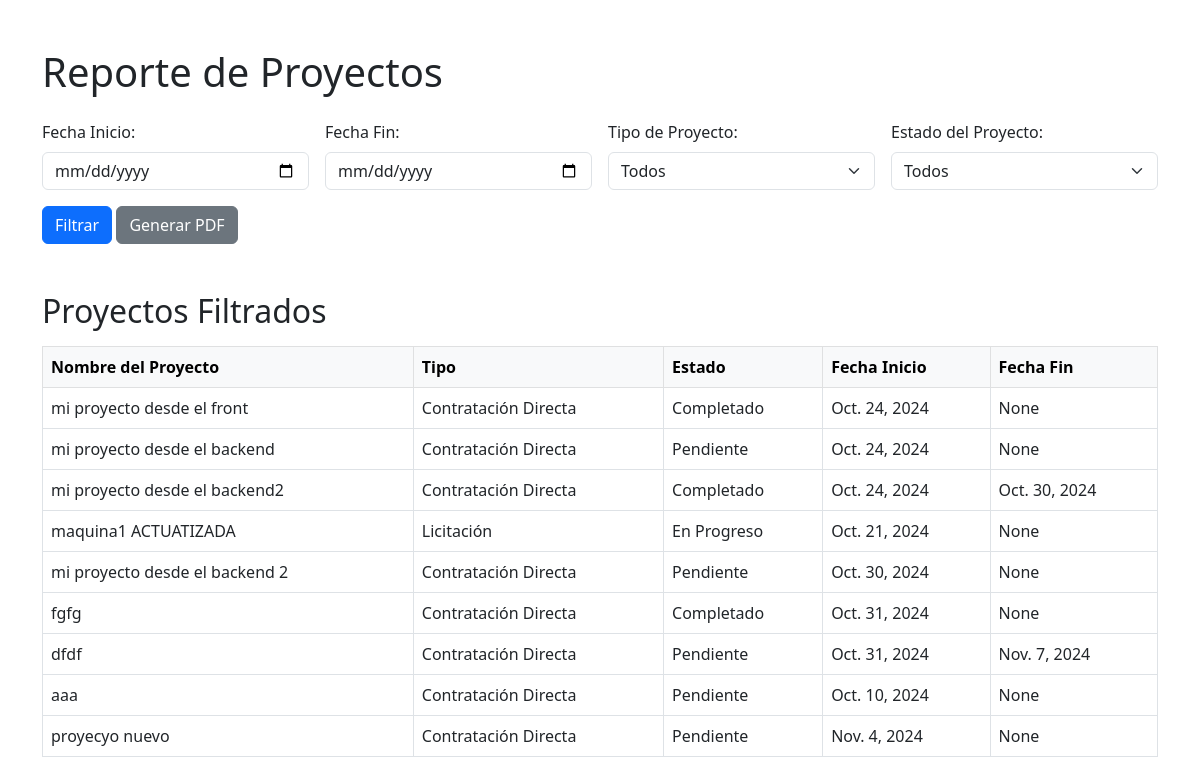
The app's page /project_report/ (signed in), older data.
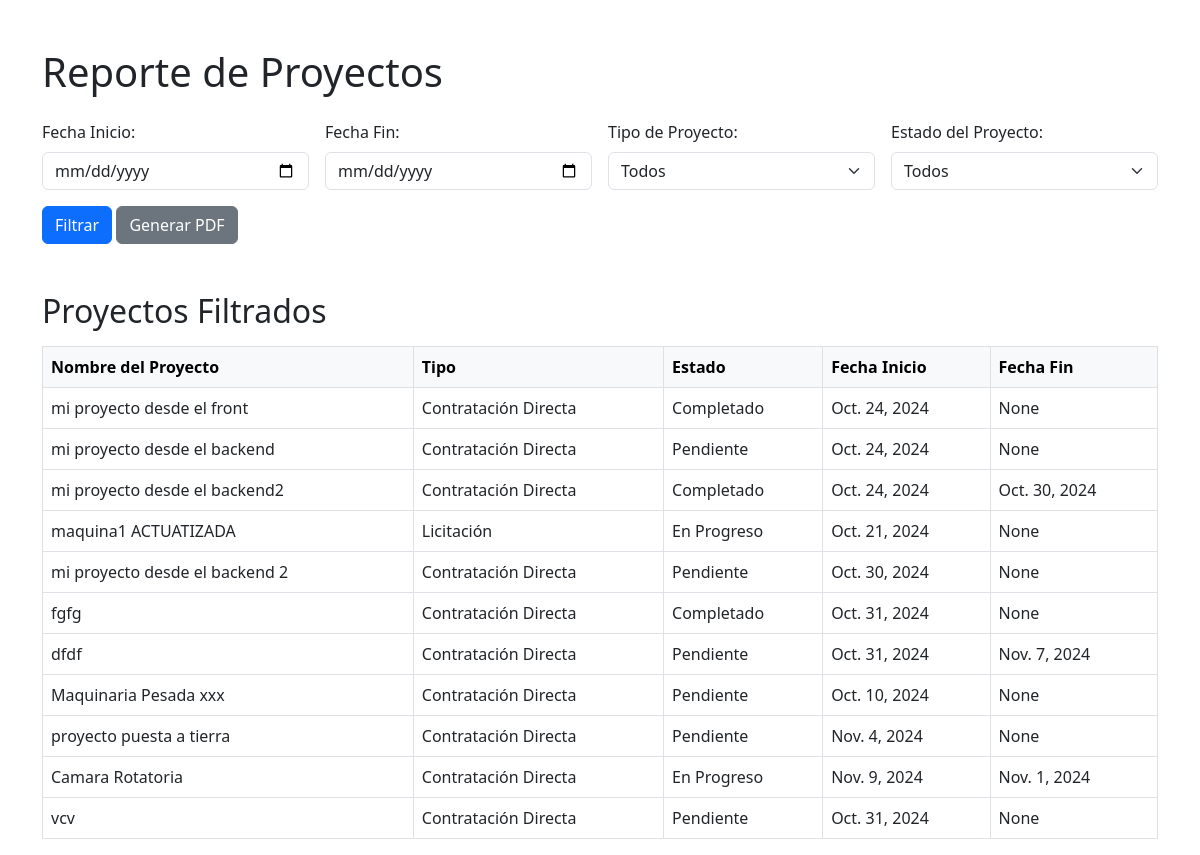
The same page, newer data.
### projects/models.py (models this page shows, shortened)
class AuditModel(models.Model):
    created = models.DateTimeField(auto_now_add=True, verbose_name="Fecha Creación")
    updated_at = models.DateTimeField(auto_now=True, verbose_name="Fecha Actualización")
    deleted_at = models.DateTimeField(null=True, blank=True, verbose_name="Fecha Eliminación")
    is_active = models.BooleanField(default=True, verbose_name="Activo")
    class Meta:
        abstract = True

class Project(AuditModel):
    PROJECT_STATUS_CHOICES = [
        ('pendiente', 'Pendiente'),         # Pendiente
        ('en_progreso', 'En Progreso'), # En Proceso
        ('completado', 'Completado'),     # Terminado
    ]
    PROJECT_TYPE_CHOICES = [
        ('licitacion', 'Licitación'),            # Licitación
        ('contratacion_directa', 'Contratación Directa'),  # Contratación directa
    ]
    code = models.CharField(max_length=20, unique=True, verbose_name="Proyecto Codigo")
    name = models.CharField(max_length=200, unique=True, verbose_name="Proyecto Nombre")
    description = models.TextField(blank=True, verbose_name="Proyecto Descripcion")
    start_date = models.DateField(verbose_name="Fecha Inicio Proyecto")
    end_date = models.DateField(null=True, blank=True, verbose_name="Fecha Final Proyecto")
    project_status = models.CharField(max_length=20, choices=PROJECT_STATUS_CHOICES, default='pendiente', verbose_name="Proyecto Estado")
    project_type = models.CharField(max_length=30, choices=PROJECT_TYPE_CHOICES, default='contratacion_directa', verbose_name="Proyecto Tipo")
    photo_signed_contract = models.ImageField(upload_to="contrato_firmado",null = True, blank= True, verbose_name="Contrato Firmado")
    photo_proposed_contract = models.ImageField(upload_to="contrato_propueso",null = True, blank= True, verbose_name="Contrato Propuesto")
    user = models.ForeignKey(User, on_delete=models.CASCADE)# Empleado que herede de user
    is_active = models.BooleanField(default=True, verbose_name="Activo")

### projects/views.py (the view, shortened to what this page needs)
# urls.py: path('project_report/', views.project_report, name='project_report'),
@login_required
def project_report(request):
    start_date = request.GET.get('start_date')
    end_date = request.GET.get('end_date')
    project_type = request.GET.get('project_type')
    project_status = request.GET.get('project_status')  # Nuevo filtro por estado del proyecto
    projects = Project.objects.all()
    if start_date:
        projects = projects.filter(start_date__gte=start_date)
    if end_date:
        projects = projects.filter(end_date__lte=end_date)
    if project_type:
        projects = projects.filter(project_type=project_type)
    if project_status:
        projects = projects.filter(project_status=project_status)
    context = {
        'projects': projects,
        'start_date': start_date,
        'end_date': end_date,
        'project_type': project_type,
        'project_status': project_status,
        'now': timezone.now(),  # Fecha y hora actual
    }
    return render(request, 'project_report.html', context)

### projects/templates/project_report.html (shortened to what this page needs)
<!DOCTYPE html>
<html lang="en">
<head>
    <link href="https://cdn.jsdelivr.net/npm/bootstrap@5.3.0/dist/css/bootstrap.min.css" rel="stylesheet">
</head>
<body class="container mt-5">
    <h1 class="mb-4">Reporte de Proyectos</h1>
    <form method="get" action="{% url 'project_report' %}" class="row g-3">
        <div class="col-md-3">
            <label for="start_date" class="form-label">Fecha Inicio:</label>
            <input type="date" name="start_date" id="start_date" class="form-control" value="{{ start_date }}">
        </div>
        <div class="col-md-3">
            <label for="end_date" class="form-label">Fecha Fin:</label>
            <input type="date" name="end_date" id="end_date" class="form-control" value="{{ end_date }}">
        </div>
        <div class="col-md-3">
            <label for="project_type" class="form-label">Tipo de Proyecto:</label>
            <select name="project_type" id="project_type" class="form-select">
                <option value="">Todos</option>
            </select>
        </div>
        <div class="col-md-3">
            <label for="project_status" class="form-label">Estado del Proyecto:</label>
            <select name="project_status" id="project_status" class="form-select">
                <option value="">Todos</option>
            </select>
        </div>
        <div class="col-12">
            <button type="submit" class="btn btn-primary">Filtrar</button>
            <a href="?pdf=1&start_date={{ start_date }}&end_date={{ end_date }}&project_type={{ project_type }}&project_status={{ project_status }}" class="btn btn-secondary">Generar PDF</a>
        </div>
    </form>
    <h2 class="mt-5">Proyectos Filtrados</h2>
    <table class="table table-bordered mt-3">
        <thead class="table-light">
            <tr>
                <th>Nombre del Proyecto</th>
                <th>Tipo</th>
                <th>Estado</th>
                <th>Fecha Inicio</th>
                <th>Fecha Fin</th>
            </tr>
        </thead>
        <tbody>
            {% for project in projects %}
                <tr>
                    <td>{{ project.name }}</td>
                    <td>{{ project.get_project_type_display }}</td>
                    <td>{{ project.get_project_status_display }}</td>
                    <td>{{ project.start_date }}</td>
                    <td>{{ project.end_date }}</td>
                </tr>
            {% endfor %}
        </tbody>
    </table>
</body>
</html>

Row changes from the older to the newer data that the page shows:
changed Project: name "aaa" → "Maquinaria Pesada xxx"
changed Project: name "proyecyo nuevo" → "proyecto puesta a tierra"
added Project: name "Camara Rotatoria", project_type "Contratación Directa", project_status "En Progreso", start_date "Nov. 9, 2024", end_date "Nov. 1, 2024"
added Project: name "vcv", project_type "Contratación Directa", project_status "Pendiente", start_date "Oct. 31, 2024", end_date "None"
